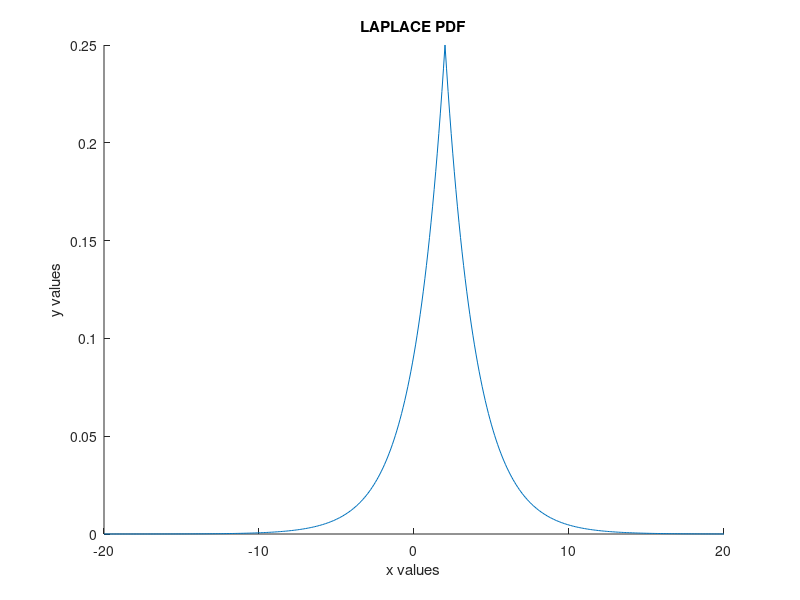

Recreate this plot in MATLAB.
% PDF of LAPLACE Function
function LAPLACEpdf
u=2;                                   % Given location parameter
b=2;                              % Given scale parameter
x = -20:0.1:20;                   
y=(1/(2*b))*(exp((-((abs(x-u))/b))));  % Laplace function
hold on;
plot(x,y);
xlabel 'x values';
ylabel 'y values';
title 'LAPLACE PDF';
hold off;
end
